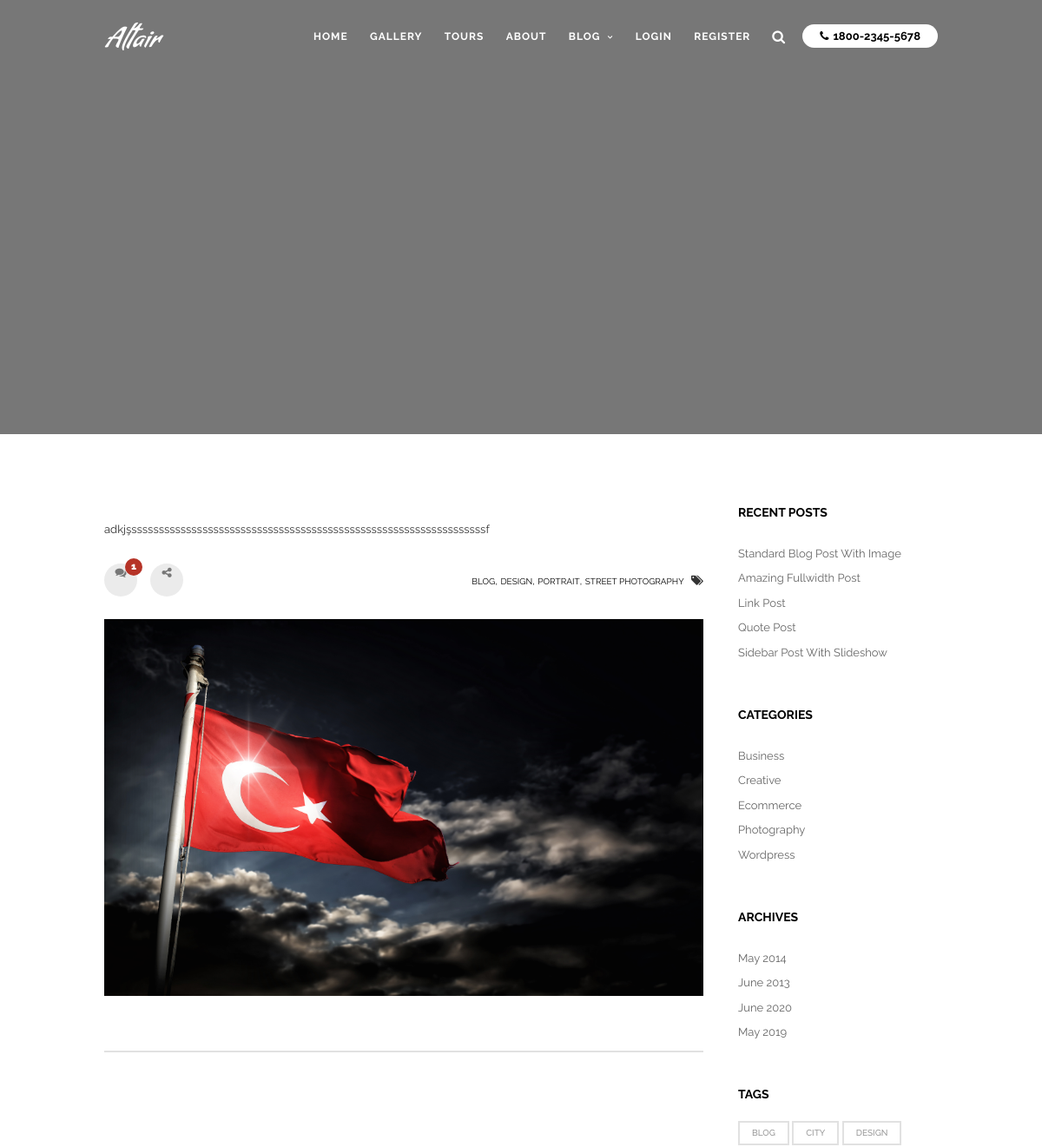
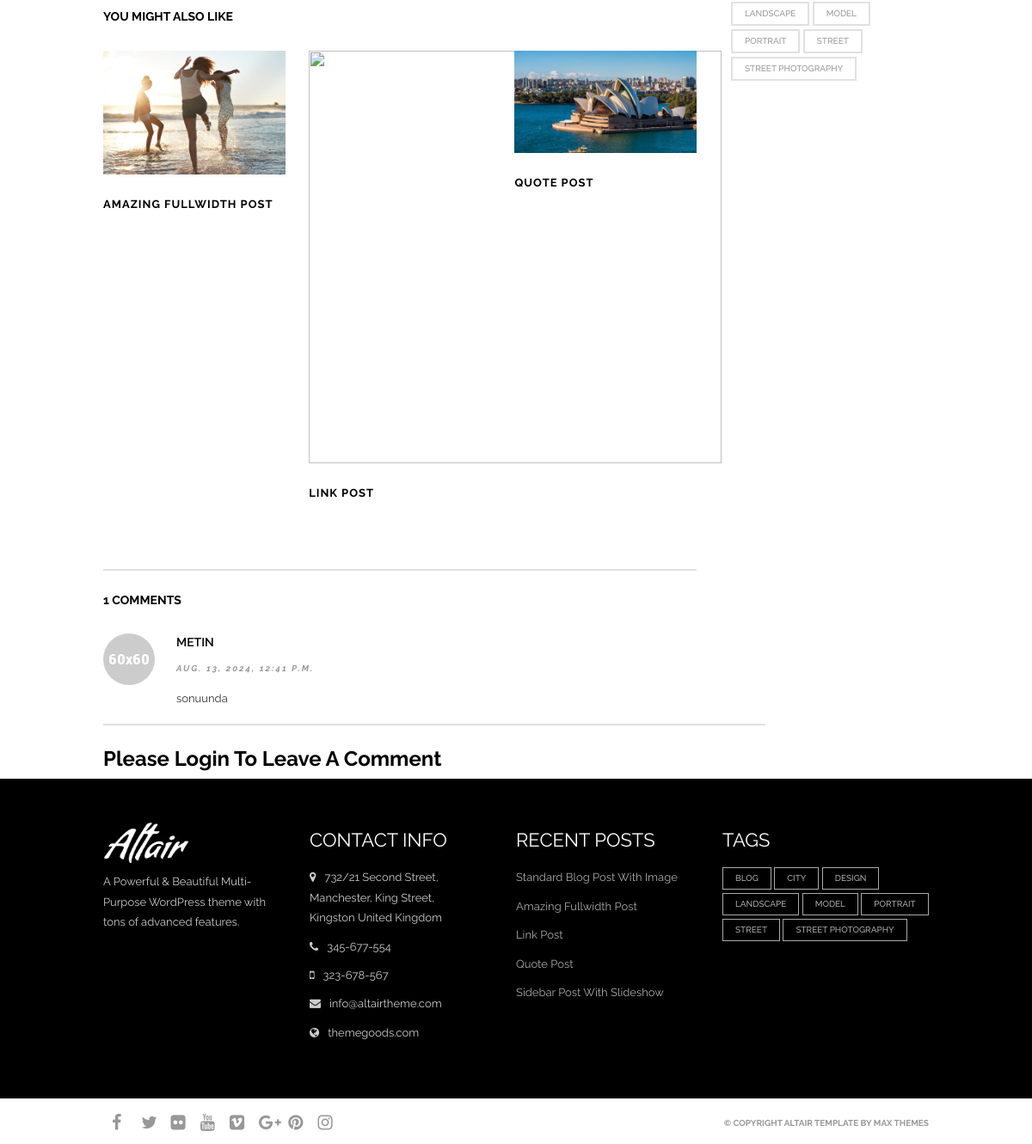
/blogsecond/turkiye-turu/, run on the app's committed database (2 pictures, top to bottom).
### Main/models.py (models this page shows, shortened)
class Item(models.Model):
    name = models.CharField(max_length=255, verbose_name="Ad")
    vehicle_type = models.ForeignKey(VehicleType, on_delete=models.CASCADE, related_name='items')
    activity = models.ManyToManyField(Activity, related_name='items')
    museum = models.ManyToManyField(Museum, related_name='items')
    hotel = models.ManyToManyField(Hotel, related_name='items')
    start_day = models.IntegerField(verbose_name="Program Başlangıç Günü", help_text="Gün sayısını girin")
    end_day = models.IntegerField(verbose_name="Program Bitiş Günü", help_text="Gün sayısını girin")
    location = models.CharField(max_length=255, verbose_name="şehir")
    content = models.TextField(verbose_name="Tur Programı Content")
    item_image = models.ForeignKey(ItemImage, on_delete=models.CASCADE, related_name='images')
    is_delete = models.BooleanField(verbose_name="Silindi", default=False)
    delete_date = models.DateTimeField(verbose_name="Silinme Tarihi", blank=True, null=True)
    created_date = models.DateTimeField(verbose_name="Oluşturulma Tarihi", auto_now_add=True)
    updated_date = models.DateTimeField(verbose_name="Son Güncellenme Tarihi", auto_now=True)

class Tour(models.Model):
    name = models.CharField(max_length=255, verbose_name="Adı")
    slug = models.SlugField(unique=True, editable=False, verbose_name="Slug")  # Add slug field
    item = models.ManyToManyField(Item, related_name='tours')
    Tour_detail = models.ForeignKey(Tour_detail, on_delete=models.CASCADE, related_name='Tour_detail')
    image = models.ForeignKey(TourImage, on_delete=models.CASCADE, related_name='tour_image')
    price = models.DecimalField(max_digits=10, decimal_places=2, verbose_name="Fiyat")
    discount_price = models.DecimalField(max_digits=10, decimal_places=2, verbose_name="İndirimli Fiyat", blank=True, null=True)
    day = models.IntegerField(verbose_name="Gün", blank=True, null=True)
    is_delete = models.BooleanField(verbose_name="Silindi", default=False)
    delete_date = models.DateTimeField(verbose_name="Silinme Tarihi", blank=True, null=True)
    created_date = models.DateTimeField(verbose_name="Oluşturulma Tarihi", auto_now_add=True)
    updated_date = models.DateTimeField(verbose_name="Son Güncelleme Tarihi", auto_now=True)

class Tour_detail(models.Model):
    name = models.CharField(max_length=255, verbose_name="Name")
    tour_program_title = models.CharField(max_length=100, verbose_name='Tour Detail Title') # DEĞİŞKEN ADLARINA DİKKAT YAĞIZ
    tour_program_mini_title = models.CharField(max_length=100, verbose_name='Tour Detail Mini Title') # DEĞİŞKEN ADLARINA DİKKAT YAĞIZ
    details = models.TextField()
    slug = models.SlugField(unique=True, editable=False)
    is_delete = models.BooleanField(verbose_name="Deleted", default=False)
    delete_date = models.DateTimeField(verbose_name="Deletion Date", blank=True, null=True)
    created_date = models.DateTimeField(verbose_name="Creation Date", auto_now_add=True)
    updated_date = models.DateTimeField(verbose_name="Last Update Date", auto_now=True)

class TourImage(models.Model):
    name = models.CharField(max_length=255, verbose_name="Ad")
    image = models.ImageField(upload_to='tour_images/')
    is_delete = models.BooleanField(default=False)
    delete_date = models.DateTimeField(null=True, blank=True)
    created_date = models.DateTimeField(auto_now_add=True)
    updated_date = models.DateTimeField(auto_now=True)
    slug = models.SlugField(unique=True, editable=False)

class Comment(models.Model):
    tour = models.ForeignKey(Tour, related_name='comments', on_delete=models.CASCADE)
    user = models.ForeignKey(User, on_delete=models.CASCADE)
    content = models.TextField()
    name = models.CharField(max_length=50)
    email = models.EmailField()
    is_delete = models.BooleanField(verbose_name="Deleted", default=False)
    delete_date = models.DateTimeField(verbose_name="Deletion Date", blank=True, null=True)
    created_date = models.DateTimeField(verbose_name="Creation Date", auto_now_add=True)
    updated_date = models.DateTimeField(verbose_name="Last Update Date", auto_now=True)

### Main/views.py (the view)
# urls.py: path('blogsecond/<str:itemSlug>/', views.blog_second, name='standard-blog-post-with-image'),
def blog_second(request, itemSlug):
    tour = get_object_or_404(Tour, is_delete=False, slug=itemSlug)
    tours = Tour.objects.filter(is_delete=False, slug=itemSlug)
    for tour_item in tours:
        tour_item.city_list = ', '.join(item.location for item in tour_item.item.all())
    items = Item.objects.filter(tours__in=tours).distinct()
    comments = Comment.objects.filter(tour=tour)
    comment_count = comments.count()
    if request.method == 'POST':
        form = CommentForm(request.POST)
        if form.is_valid():
            comment = form.save(commit=False)
            comment.user = request.user
            comment.tour = tour
            comment.save()
            return redirect('standard-blog-post-with-image', itemSlug=itemSlug)
    else:
        form = CommentForm()
    context = {
        'tours': tours,
        'items': items,
        'tour_slug': tour.slug,
        'comments': comments,
        'comment_count': comment_count,
        'form': form,
    }
    return render(request, 'Main/pages/blog/standard-blog-post-with-image.html', context)

### Main/templates/Main/pages/blog/standard-blog-post-with-image.html (shortened to what this page needs)
{% extends 'Main/pages/base/base.html' %}
{% load static %}
    {% block content %}
      {% include 'Main/includes/blog/parallax.html' %}
      <div id="page_content_wrapper" class="hasbg notransparent">
        <div class="inner">
          <div class="inner_wrapper pt40">
            <div class="sidebar_content">
              <div id="post-2720" class="post-2720 post type-post status-publish format-standard has-post-thumbnail hentry category-business category-wordpress tag-blog tag-design tag-portrait-2 tag-street-photography-2">
                <div class="post_wrapper">
                  {% include 'Main/includes/blog/post-content.html' %}
                  {% for i in tours %}
                  <div class="post_content_wrapper">
                    <div class="post_img static">
                      <img src="{{ i.image.image.url  }}" alt="" class=""  />
                    </div>
                  </div>
                  {% endfor %}
                </div>
              </div>
              <br class="clear" />
              <br />
              <hr />
              <br />
              <br />
              <br />
              <br />
              <br />
              <h5 class="widgettitle"><span>You might also like</span></h5>
              <br class="clear" />
              <div class="one related">
                <div class="one_third">
                  <div class="post_wrapper grid_layout">
                    {% include 'Main/includes/blog/preveous-post.html' %}
                  </div>
                </div>
                <div class="one_third">
                  {% include 'Main/includes/blog/middle-post.html' %}
                </div>
                <div class="one_third last">
                  {% include 'Main/includes/blog/last-post.html' %}
                </div>
              </div>
              <br class="clear" />
              <br />
              <hr />
              <br />
              <div id="comments">
                <h5 class="widgettitle">{{ comment_count }} Comments</h5>
                <br />
                {% include 'Main/includes/blog/comment.html' %}
              </div>
              <div style="height:10px"></div>
              {% if user.is_authenticated %}
              <div id="respond" class="comment-respond pb40">
                <h3 id="reply-title" class="comment-reply-title">Leave a Reply <small><a rel="nofollow" id="cancel-comment-reply-link" href="index.htm#respond" style="display:none;">Cancel reply</a></small></h3>
                {% include 'Main/includes/blog/comment-sending.html' %}
              </div>
              {% else %}
              <h3>Please Login To Leave A Comment</h3>
              {% endif %}
            </div>
            <div class="sidebar_wrapper">
              {% include 'Main/includes/blog/side-bar.html' %}
              <br class="clear" />
            </div>
          </div>
        </div>
        <br class="clear" />
      </div>
    {% endblock %}

### Main/templates/Main/includes/blog/parallax.html (shortened to what this page needs)
{% load static %}
{% for tour in tours %}
      {% for i in items %}
      <div id="page_caption" class="hasbg parallax notransparent" data-image="{{ tour.image.image.url }}" data-width="1600" data-height="1200">
      {% endfor %}
      {% if tour.item.all %}
      {% for item in tour.item.all %}
          <div class="item-container">
              <div id="page_caption" class="hasbg parallax notransparent" data-image="{{ item.item_image.image.url }}" data-width="1600" data-height="1200">
                  <div class="parallax_overlay_header"></div>
              </div>
          </div>
      {% endfor %}
  {% else %}
      <p>No items available for this tour.</p>
  {% endif %}
</div>
{% endfor %}

### Main/templates/Main/includes/blog/post-content.html (shortened to what this page needs)
{% load static %}
{% for i in tours %}
<div class="post_header">
  <p>{{ i.Tour_detail.details }}</p>
  <div class="post_excerpt post_tag" style="text-align:left">
    <a href="#" rel="tag">blog</a>, <a href="#" rel="tag">Design</a>, <a href="#" rel="tag">portrait</a>, <a href="#"
      rel="tag">street photography</a> <i class="fa fa-tags"></i>
  </div>
  <a href="#" class="comment_counter"><i class="fa fa-comments"></i><span>{{ comment_count }}</span></a>
  <a href="javascript:;" class="post_share" data-share="share_post_2720"><i class="fa fa-share-alt"></i></a>
</div>
{% endfor %}

### Main/templates/Main/includes/blog/comment.html
{% load static %}
{% for i in comments %}
<div class="comment" id="comment-4">
  <div class="gravatar">
    <img src="{% static 'upload/avatar.jpeg' %}" class="avatar avatar-60 photo" height="60" width="60" />
  </div>
  <div class="right">
    <h6>{{ i.name }}</h6>
    <br class="clear" />
    <div class="comment_date">{{ i.created_date }}</div>
    <br class="clear" />
    <p>{{ i.content }}</p>
  </div>
  <br class="clear" />
  <hr />
  <div style="height:20px"></div>
</div>
{% endfor %}

### Main/static/css/animation.css (style rules this page uses)
.fadeIn { animation-name: fadeIn; -webkit-animation-name: fadeIn; animation-duration: 0.7s; -webkit-animation-duration: 0.7s; animation-timing-function: ease-in-out; -webkit-animation-timing-function: ease-in-out; -webkit-animation-fill-mode:forwards; -moz-animation-fill-mode:forwards; animation-fill-mode:forwards; visibility: visible !important; }

### Main/static/css/supersized.css (style rules this page uses)
* { margin:0; padding:0; }
img { border:none; }

### Main/static/css/custom-css.css (style rules this page uses)
#page_caption { padding-top: 40px; }
#page_caption { padding-bottom: 40px; }
#page_caption { background: #f3f3f3; }
.parallax_overlay, .parallax_overlay_header { background-color: rgba(0, 0, 0, 0.3); }
h1, h2, h3, h4, h5, h6, h7, #imageFlow .title, #contact_form label, .post_header .post_detail, .recent_post_detail, .post_detail, .thumb_content span, .page_caption_desc, .portfolio_desc .portfolio_excerpt, .testimonial_customer_position, .testimonial_customer_company, .post_date, .post_quote_title, .post_attribute, .comment_date, #post_more_wrapper h5, blockquote, #commentform label, label, #social_share_wrapper, .social_share_wrapper, .social_follow, .fancybox-title-outside-wrap strong, #searchform label { font-family: 'Raleway'; }
h1, h2, h3, h4, h5, h6, h7, #contact_form label, .recent_post_detail, .thumb_content span, .testimonial_customer_position, .testimonial_customer_company, .post_date, #post_more_wrapper h5, blockquote, #commentform label, label, #social_share_wrapper, .social_share_wrapper, .social_follow, #social_share_wrapper a, .social_share_wrapper.shortcode a, .post_tag a, .post_previous_content a, .post_next_content a, .post_previous_icon, .post_next_icon, .progress_bar_title, .post_img.animate div.thumb_content a { color: #000000; }
h1, h2, h3, h4, h5, h6, h7, #imageFlow .title, #contact_form label, .post_quote_title, #post_more_wrapper h5, #commentform label, label { font-weight: 700; }
h3 { font-size:24px; }
h5 { font-size:18px; }
h6 { font-size:16px; }
body, .fancybox-title-outside-wrap { font-family: 'Raleway'; }
body { font-size:13px; }
.post_header .post_detail, .recent_post_detail, .post_detail, .thumb_content span, .page_caption_desc, .portfolio_desc .portfolio_excerpt, .testimonial_customer_position, .testimonial_customer_company, .imageFlow_gallery_info_author, .post_attribute, #crumbs, .comment_date { font-family:'Raleway' !important; }
.post_header .post_detail, .recent_post_detail, .post_detail, .thumb_content span, .page_caption_desc, .portfolio_desc .portfolio_excerpt, .testimonial_customer_position, .testimonial_customer_company, .post_attribute, .comment_date, .imageFlow_gallery_info_author, #crumbs, .comment_date { letter-spacing:2px; }
.post_header .post_detail, .recent_post_detail, .post_detail, .thumb_content span, .page_caption_desc, .portfolio_desc .portfolio_excerpt, .testimonial_customer_position, .testimonial_customer_company, .imageFlow_gallery_info_author, #crumbs, .comment_date { font-weight:700; }
#page_content_wrapper .sidebar .content .sidebar_widget li h2.widgettitle, h2.widgettitle, h5.widgettitle { font-size:14px; }
#page_content_wrapper .sidebar .content .sidebar_widget li h2.widgettitle, h2.widgettitle, h5.widgettitle { font-weight: 700; }
#page_content_wrapper .sidebar .content .sidebar_widget li h2.widgettitle, h2.widgettitle, h5.widgettitle { letter-spacing: 0px; }
#page_content_wrapper .sidebar .content .sidebar_widget li h2.widgettitle, h2.widgettitle, h5.widgettitle { font-family: 'Raleway'; }
body { color: #333333; }
.post_header h2, h1, h2, h3, h4, h5, pre, code, tt, blockquote, .post_header h5 a, .post_header h3 a, .post_header.grid h6 a { color: #000000; }
#social_share_wrapper, hr, #social_share_wrapper, .post.type-post, #page_content_wrapper .sidebar .content .sidebar_widget li h2.widgettitle, h2.widgettitle, h5.widgettitle, .comment .right, .widget_tag_cloud div a, .meta-tags a, .tag_cloud a, #footer, #post_more_wrapper, #page_content_wrapper .inner .sidebar_content, #page_caption, #page_content_wrapper .inner .sidebar_content.left_sidebar, .ajax_close, .ajax_next, .ajax_prev, .portfolio_next, .portfolio_prev, .portfolio_next_prev_wrapper.video .portfolio_prev, .portfolio_next_prev_wrapper.video .portfolio_next, .separated, .blog_next_prev_wrapper, #post_more_wrapper h5, .tabs.vertical .ui-tabs-panel { border-color: #e1e1e1; }
#page_content_wrapper .sidebar .content .sidebar_widget li h2.widgettitle, h2.widgettitle, h5.widgettitle { color:#000000; }

### data on the page
Tour: Tour_detail.details "adkjşsssssssssssssssssssssssssssssssssssssssssssssssssssssssssssssssssf", Tour_detail "1", image.image (picture)
Comment: name "METIN", created_date "AUG. 13, 2024, 12:41 P.M.", content "sonuunda"

### other printed values
{{ comment_count }} "1"
